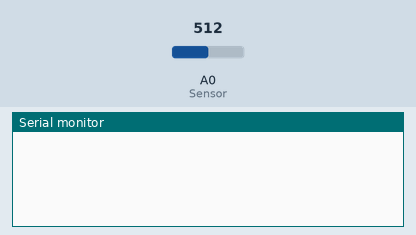
This sketch was run on a simulated Arduino Uno, built with avr-gcc and run on an emulated ATmega328P. On the bench: the last lines printed to the serial monitor. Inputs (shaded band) come from the test bench; at power-on: A0 (Sensor) = 512.

Above: at 1.2 s.
1.3 s: A0 (Sensor) set to 519
At 1.68 s:
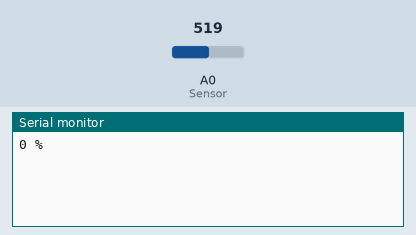
3.5 s: A0 (Sensor) set to 306
At 3.68 s:
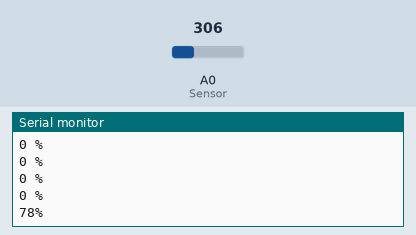

The sketch:

soil_moisture.ino
```cpp
const int AirValue = 510;   //you need to replace this value with Value_1
const int WaterValue = 251;  //you need to replace this value with Value_2
int intervals = (AirValue - WaterValue)/3;
int soilMoistureValue = 0;
int soilmoisturepercent=0;
void setup() {
  Serial.begin(9600); // open serial port, set the baud rate to 9600 bps
}
void loop() {
soilMoistureValue = analogRead(A0);  //put Sensor insert into soil
soilmoisturepercent = map(soilMoistureValue, AirValue, WaterValue, 0, 100);
if(soilmoisturepercent > 100)
{
  Serial.println("100 %");
}
else if(soilmoisturepercent <0)
{
  Serial.println("0 %");
}
else if(soilmoisturepercent >0 && soilmoisturepercent < 100)
{
  Serial.print(soilmoisturepercent);
  Serial.println("%");

}
  delay(250);
}
```

Measured:
- the behaviour switches between 512 and 513 on A0 (Sensor) (found by bisection; images 0 and 1)
- after the input at 1.3 s, the serial monitor: prints a new line after 0.20 s (image 1)
- after the input at 3.5 s, the serial monitor: prints a new line at once (image 2)
